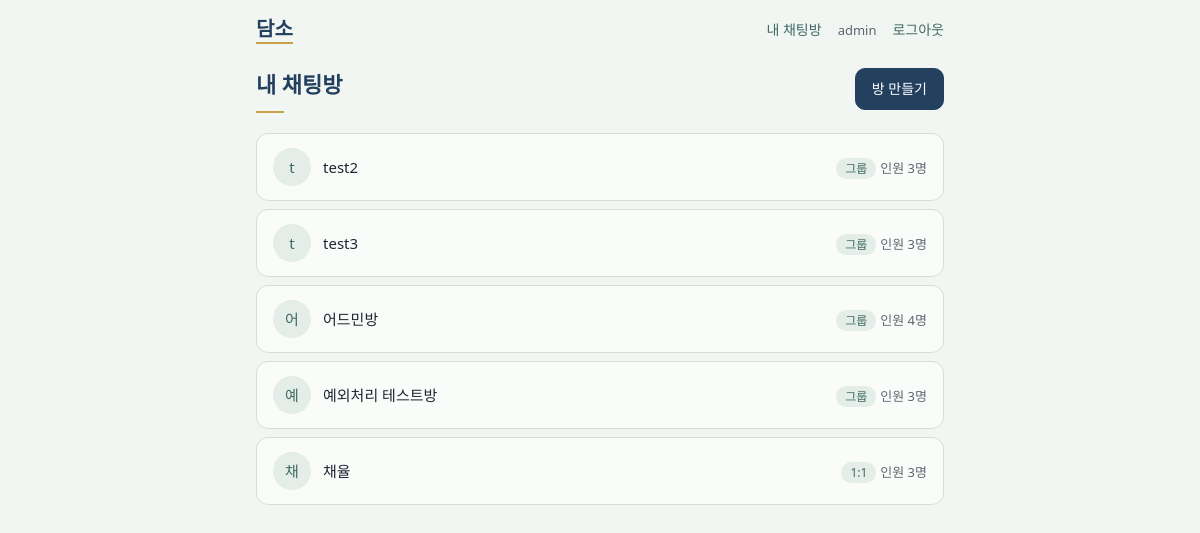
Screenshot of /room (signed in) with the database file from the repository.
### models.py (models this page shows)
class RoomInfo(db.Model):
    __tablename__ = "ROOM_INFO"
    RI_ID = db.Column(db.Integer, primary_key=True)
    RI_NAME = db.Column(db.String(50), nullable=True)
    RI_TYPE = db.Column(db.CHAR(1), nullable=False)
    RI_RDATE = db.Column(db.Date, nullable=False)

class UserInfo(db.Model):
    __tablename__ = "USER_INFO"
    UI_ID = db.Column(db.String(50), primary_key=True)
    UI_PW = db.Column(db.String(255), nullable=False)
    UI_NAME = db.Column(db.String(50), nullable=False)
    UI_MAIL = db.Column(db.String(50), nullable=False, unique=True)
    UI_RDATE = db.Column(db.Date, nullable=False)
    UI_WITHDRAWN = db.Column(db.Date, nullable=True)

### rooms.py (the view)
@rooms_bp.route("/room")
def room():
    user_id = session.get("user_id")
    if user_id is None:
        flash("로그인이 필요합니다.", "notice")
        return redirect("/login")
    room_id = db.session.query(RoomMember.RI_ID).filter_by(UI_ID=user_id)
    my_room = RoomInfo.query.filter(RoomInfo.RI_ID.in_(room_id)).all()
    room_members = {}
    for m in RoomMember.query.filter(RoomMember.RI_ID.in_([r.RI_ID for r in my_room])).all():
        room_members.setdefault(m.RI_ID, []).append(m.UI_ID)
    names = {u.UI_ID: u.UI_NAME for u in UserInfo.query.all()}
    member_counts = {rid: len(uids) for rid, uids in room_members.items()}
    display_names = {
        r.RI_ID: _display_name(r, user_id, room_members.get(r.RI_ID, []), names)
        for r in my_room
    }
    return render_template(
        "room.html",
        rooms=my_room,
        member_counts=member_counts,
        display_names=display_names
    )

### rooms.py (called while the page is built)
def _display_name(room, viewer_id, member_ids, names):
    if room.RI_TYPE == "D":
        other = next((uid for uid in member_ids if uid != viewer_id), None)
        if other:
            return names.get(other, other)
    return room.RI_NAME or "(이름 없음)"

### templates/room.html (shortened to what this page needs)
{% extends "base.html" %}
{% block content %}
<div class="page-head">
    <h1 class="title">내 채팅방</h1>
    <a class="btn" href="/room/new">방 만들기</a>
</div>
<ul class="room-list">
    {% for r in rooms %}
    <li>
        <a class="room-item" href="/room/{{ r.RI_ID }}">
            <span class="avatar">{{ display_names.get(r.RI_ID, "방")[0] }}</span>
            <span class="room-name">{{ display_names.get(r.RI_ID) }}</span>
            <span class="room-meta">
                <span class="badge">{{ {"G": "그룹", "D": "1:1", "O": "오픈", "Group": "그룹", "Dm": "1:1", "Open": "오픈"}.get(r.RI_TYPE, r.RI_TYPE) }}</span>
                <span class="muted">인원 {{ member_counts.get(r.RI_ID, 0) }}명</span>
            </span>
        </a>
    </li>
    {% else %}
    <li class="empty">참여 중인 방이 없어요.</li>
    {% endfor %}
</ul>
{% endblock %}

### static/style.css (style rules this page uses)
:root { --bg: #F2F6F3; --surface: #FAFCFA; --line: #D3DED8; --text: #1D2733; --text-sub: #5C6670; --navy: #23405F; --navy-dark: #1B3350; --celadon: #4F8078; --celadon-dark: #3E6B64; --celadon-soft: #E4EDE8; --gold: #C8A24A; --red: #B5473A; --r-sm: 10px; --r-md: 12px; --r-lg: 16px; --r-pill: 999px; --font-sans: "Pretendard", "Noto Sans KR", "Malgun Gothic", system-ui, sans-serif; --font-serif: "Noto Serif KR", "Nanum Myeongjo", "Batang", serif; }
* { box-sizing: border-box; }
body { margin: 0; background: var(--bg); color: var(--text); font-family: var(--font-sans); font-size: 15px; line-height: 1.6; }
a { color: var(--celadon-dark); text-decoration: none; }
.muted { color: var(--text-sub); font-size: 13px; }
.title { font-family: var(--font-serif); font-size: 22px; font-weight: 600; color: var(--navy); margin: 0 0 20px; }
.title::after { content: ""; display: block; width: 28px; height: 2px; background: var(--gold); margin-top: 8px; }
.page-head { display: flex; align-items: flex-start; justify-content: space-between; gap: 12px; }
.btn { display: inline-block; border: 1px solid var(--navy); background: var(--navy); color: #FFFFFF; padding: 9px 16px; border-radius: var(--r-sm); font: inherit; font-size: 14px; cursor: pointer; text-align: center; white-space: nowrap; }
.room-list { list-style: none; padding: 0; margin: 0; }
.room-item { display: flex; align-items: center; gap: 12px; padding: 14px 16px; margin-bottom: 8px; background: var(--surface); border: 1px solid var(--line); border-radius: var(--r-md); color: var(--text); }
.avatar { width: 38px; height: 38px; flex: none; border-radius: 50%; background: var(--celadon-soft); color: var(--celadon-dark); display: flex; align-items: center; justify-content: center; font-weight: 500; }
.room-name { font-weight: 500; }
.room-meta { margin-left: auto; text-align: right; }
.badge { display: inline-block; font-size: 12px; padding: 1px 9px; border-radius: var(--r-pill); background: var(--celadon-soft); color: var(--celadon-dark); }

### rows the page displays
RoomInfo: RI_NAME "t", get "test2", RI_TYPE "그룹", get "3"
RoomInfo: RI_NAME "t", get "test3", RI_TYPE "그룹", get "3"
RoomInfo: RI_NAME "어", get "어드민방", RI_TYPE "그룹", get "4"
RoomInfo: RI_NAME "예", get "예외처리 테스트방", RI_TYPE "그룹", get "3"
RoomInfo: RI_TYPE "1:1", get "3"
UserInfo: UI_NAME "채", get "채율"

### other values shown
{{ session.get("user_id") }} "admin"
